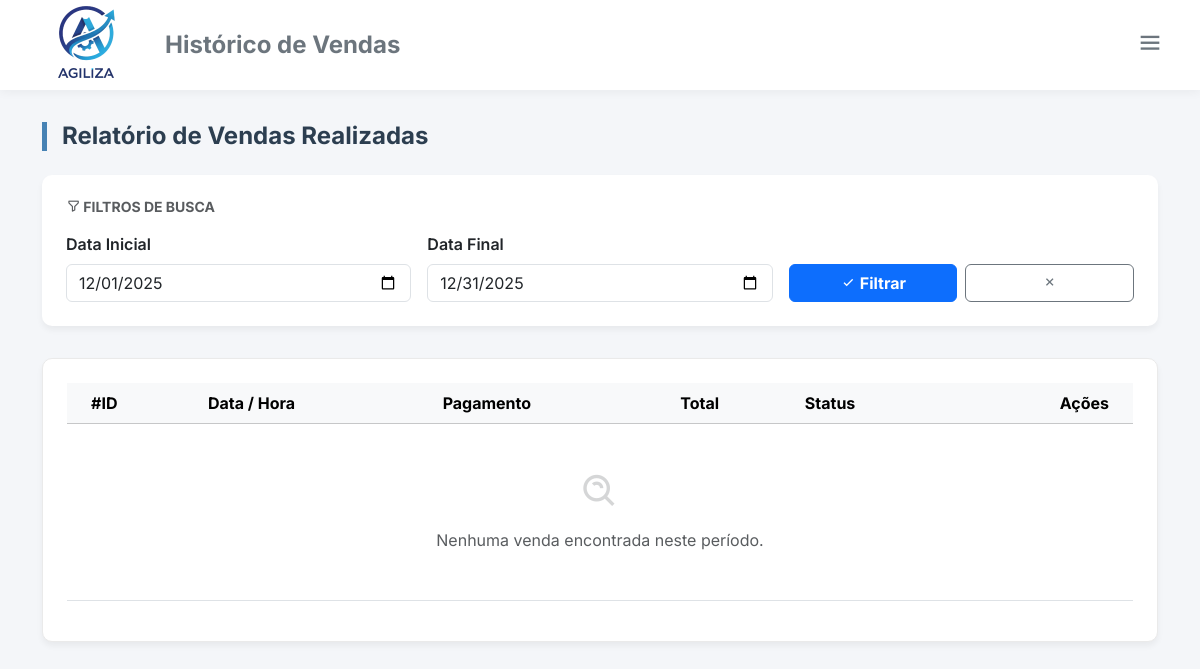
The page /historico_vendas.php (signed in) on the database as committed earlier.
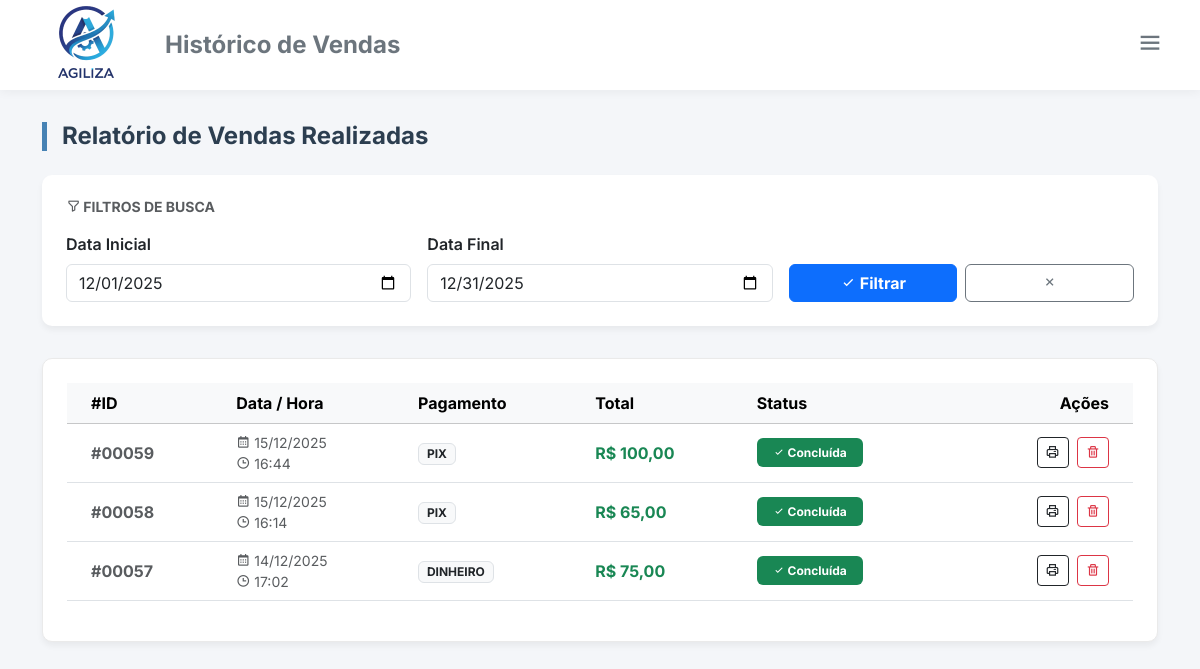
The same page on the database as committed later.
### tables this page shows
CREATE TABLE IF NOT EXISTS `vendas` (
  `id_venda` int NOT NULL AUTO_INCREMENT,
  `data_hora` datetime NOT NULL,
  `valor_total` decimal(10,2) NOT NULL,
  `id_forma_pagamento` int DEFAULT NULL,
  `status` varchar(20) DEFAULT 'pendente',
  `fechamento_caixa_id` int DEFAULT NULL,
  `cliente` varchar(100) NOT NULL DEFAULT '',
  PRIMARY KEY (`id_venda`),
  KEY `fk_venda_pagamento` (`id_forma_pagamento`),
  KEY `idx_fechamento_caixa` (`fechamento_caixa_id`)
);

CREATE TABLE IF NOT EXISTS `forma_pagamento` (
  `id_forma_pagamento` int NOT NULL AUTO_INCREMENT,
  `nome_pagamento` varchar(50) NOT NULL,
  PRIMARY KEY (`id_forma_pagamento`),
  UNIQUE KEY `nome_pagamento` (`nome_pagamento`)
);

### historico_vendas.php (the view, shortened to what this page needs)
<?php
require_once "config/conexao.php";
$data_inicio = $_GET['data_inicio'] ?? date('Y-m-01');
$data_fim = $_GET['data_fim'] ?? date('Y-m-t');
try {
    $sql = "SELECT v.id_venda, v.data_hora, v.valor_total, v.status, f.nome_pagamento
            FROM vendas v
            LEFT JOIN forma_pagamento f ON v.id_forma_pagamento = f.id_forma_pagamento
            WHERE DATE(v.data_hora) BETWEEN :inicio AND :fim
            ORDER BY v.data_hora DESC";
    $stmt = $conn->prepare($sql);
    $stmt->execute([':inicio' => $data_inicio, ':fim' => $data_fim]);
    $vendas = $stmt->fetchAll(PDO::FETCH_ASSOC);
} catch (PDOException $e) {
    die("Erro ao buscar vendas: " . $e->getMessage());
}
?>
<!DOCTYPE html>
<html lang="pt-br">
<head>
    <link href="https://cdn.jsdelivr.net/npm/bootstrap@5.3.6/dist/css/bootstrap.min.css" rel="stylesheet" />
    <link href="https://unpkg.com/boxicons@2.1.4/css/boxicons.min.css" rel="stylesheet">
    <link rel="stylesheet" href="assets/css/style_estoque.css" />
    <link href="assets/css/dark_mode.css" rel="stylesheet">
</head>
<body>
    <div class="top-bar">
        <div class="d-flex align-items-center gap-3">
            <img src="assets/img/logoagilizasemfundo.png" alt="Logo PDV" style="height: 125px; width: auto;">
            <h4 class="m-0 fw-bold text-secondary d-none d-md-block">Histórico de Vendas</h4>
        </div>
        <div class="dropdown">
            <button class="btn btn-outline-secondary border-0" type="button" data-bs-toggle="dropdown">
                <i class='bx bx-menu fs-3'></i>
            </button>
        </div>
    </div>
    <div class="container main-container">
        <h4 class="page-title">Relatório de Vendas Realizadas</h4>
        <div class="card-filter">
            <h6 class="text-muted mb-3 fw-bold text-uppercase small"><i class='bx bx-filter-alt'></i> Filtros de Busca
            </h6>
            <form method="GET" class="row g-3 align-items-end">
                <div class="col-md-4">
                    <label class="form-label fw-semibold">Data Inicial</label>
                    <input type="date" name="data_inicio" class="form-control"
                        value="<?= htmlspecialchars($data_inicio) ?>" />
                </div>
                <div class="col-md-4">
                    <label class="form-label fw-semibold">Data Final</label>
                    <input type="date" name="data_fim" class="form-control"
                        value="<?= htmlspecialchars($data_fim) ?>" />
                </div>
                <div class="col-md-4 d-flex gap-2">
                    <button type="submit" class="btn btn-primary w-100 fw-bold"><i class='bx bx-check'></i>
                        Filtrar</button>
                    <a href="<?= $_SERVER['PHP_SELF'] ?>" class="btn btn-outline-secondary w-100"
                        title="Limpar Filtros"><i class='bx bx-x'></i></a>
                </div>
            </form>
        </div>
        <div class="table-container">
            <div class="table-responsive">
                <table class="table table-hover align-middle">
                    <thead class="table-light">
                        <tr>
                            <th class="ps-4">#ID</th>
                            <th>Data / Hora</th>
                            <th>Pagamento</th>
                            <th>Total</th>
                            <th>Status</th>
                            <th class="text-end pe-4">Ações</th>
                        </tr>
                    </thead>
                    <tbody>
                        <?php if (count($vendas) > 0): ?>
                            <?php foreach ($vendas as $v): ?>
                                <tr>
                                    <td class="ps-4 fw-bold text-muted">#<?= str_pad($v['id_venda'], 5, '0', STR_PAD_LEFT) ?>
                                    </td>
                                    <td class="text-muted small">
                                        <i class='bx bx-calendar'></i> <?= date('d/m/Y', strtotime($v['data_hora'])) ?> <br>
                                        <i class='bx bx-time'></i> <?= date('H:i', strtotime($v['data_hora'])) ?>
                                    </td>
                                    <td>
                                        <span class="badge bg-light text-dark border">
                                            <?= strtoupper($v['nome_pagamento'] ?? 'OUTROS') ?>
                                        </span>
                                    </td>
                                    <td class="fw-bold text-success">R$ <?= number_format($v['valor_total'], 2, ',', '.') ?>
                                    </td>
                                    <td>
                                        <?php if ($v['status'] == 'finalizada'): ?>
                                            <span class="badge badge-concluida px-3 py-2"><i class='bx bx-check'></i>
                                                Concluída</span>
                                        <?php elseif ($v['status'] == 'cancelada'): ?>
                                            <span class="badge badge-cancelada px-3 py-2"><i class='bx bx-x'></i> Cancelada</span>
                                        <?php else: ?>
                                            <span class="badge bg-secondary"><?= ucfirst($v['status']) ?></span>
                                        <?php endif; ?>
                                    </td>
                                    <td class="text-end pe-4">
                                        <button class="btn btn-sm btn-outline-dark me-1"
                                            onclick="imprimirCupom(<?= $v['id_venda'] ?>)" title="Imprimir Cupom">
                                            <i class='bx bx-printer'></i>
                                        </button>
                                        <?php if ($v['status'] == 'finalizada'): ?>
                                            <button class="btn btn-sm btn-outline-danger"
                                                onclick="cancelarVenda(<?= $v['id_venda'] ?>)" title="Estornar Venda">
                                                <i class='bx bx-trash'></i>
                                            </button>
                                        <?php endif; ?>
                                    </td>
                                </tr>
                            <?php endforeach; ?>
                        <?php else: ?>
                            <tr>
                                <td colspan="6" class="text-center p-5 text-muted">
                                    <i class='bx bx-search-alt fs-1 mb-3 opacity-25'></i>
                                    <p class="mb-0">Nenhuma venda encontrada neste período.</p>
                                </td>
                            </tr>
                        <?php endif; ?>
                    </tbody>
                </table>
            </div>
        </div>
    </div>
</body>
</html>

### assets/css/style_estoque.css (style rules this page uses)
:root { --primary-color: #4682B4; --bg-light: #f4f6f9; --text-dark: #2c3e50; }
body { background-color: var(--bg-light); font-family: 'Inter', sans-serif; }
.top-bar { background-color: #fff; padding: 0.8rem 1.5rem; display: flex; align-items: center; justify-content: space-between; box-shadow: 0 2px 10px rgba(0, 0, 0, 0.05); z-index: 100; height: 90px; }
.main-container { padding-top: 2rem; padding-bottom: 2rem; }
.page-title { font-weight: 700; color: var(--text-dark); margin-bottom: 1.5rem; border-left: 5px solid var(--primary-color); padding-left: 15px; }
.card-filter { background: #fff; border-radius: 10px; box-shadow: 0 4px 6px rgba(0, 0, 0, 0.05); border: none; padding: 1.5rem; margin-bottom: 2rem; }
.table-container { background: #fff; border-radius: 10px; box-shadow: 0 4px 6px rgba(0, 0, 0, 0.05); padding: 1.5rem; border: 1px solid #eaeaea; }
.badge-concluida { background-color: #198754; color: white; }

### assets/css/dark_mode.css (style rules this page uses)
:root { --bg-body: #f8f9fa; --bg-card: #ffffff; --bg-input: #ffffff; --text-primary: #1e293b; --text-secondary: #64748b; --border-color: #e2e8f0; --accent-color: #3b82f6; --modal-overlay: rgba(0, 0, 0, 0.5); --btn-close-filter: none; }
body, .card, .modal-content, .navbar, .table, th, td, .cart-panel, .product-panel, .btn-produto, input, .form-control, .form-select, .closing-card, .kpi-card { transition: background-color 0.3s ease, color 0.3s ease, border-color 0.3s ease; }

Rows that differ between the two databases and show on the page:
added vendas: id_venda "00059", data_hora "15/12/2025", data_hora "16:44", id_forma_pagamento.nome_pagamento "PIX", valor_total "100,00", status "finalizada" (drawn)
added vendas: id_venda "00058", data_hora "15/12/2025", data_hora "16:14", id_forma_pagamento.nome_pagamento "PIX", valor_total "65,00", status "finalizada" (drawn)
added vendas: id_venda "00057", data_hora "14/12/2025", data_hora "17:02", id_forma_pagamento.nome_pagamento "DINHEIRO", valor_total "75,00", status "finalizada" (drawn)
Other text that changed with them:
text no longer shown: "Nenhuma venda encontrada neste período."
